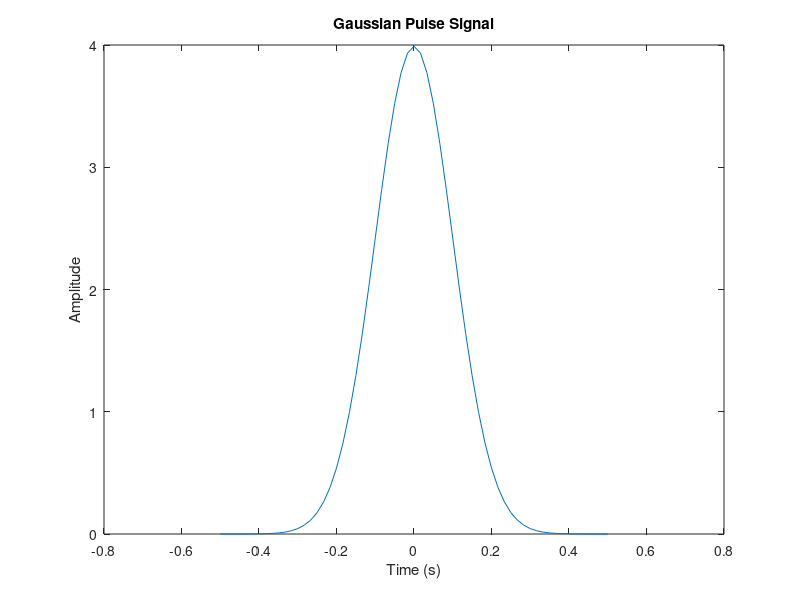
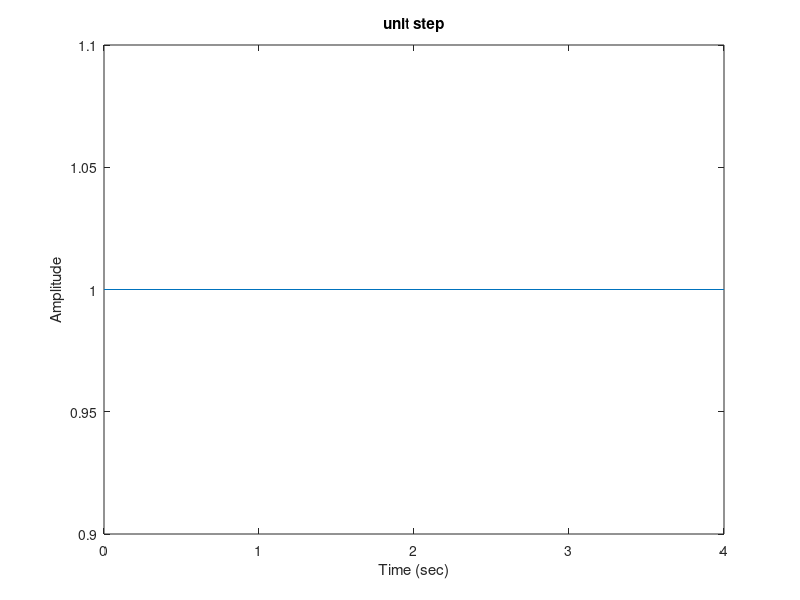
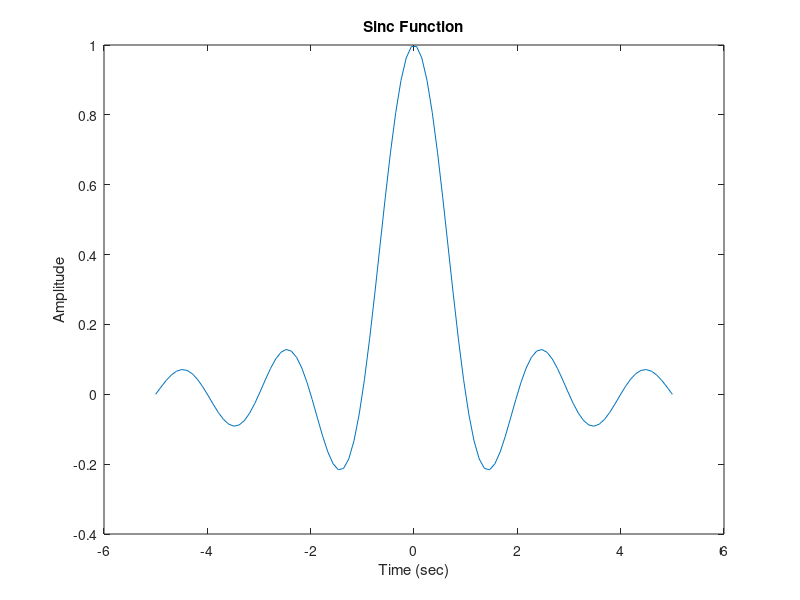

The MATLAB script that drew these images, in order: (Note: this script raises an error after producing the figures.)
%Generation of UNIT impulse signal
clc; close all; clear all;
n=-2:1:2;
y=[zeros(1,2),ones(1,1),zeros(1,2)];
figure(1);
plot(n,y);
xlabel("Time ")
ylabel("Amplitude")
title('unit impulse');

%Generation of UNIT step signal
clc; close all; clear all;
n=input('enter the n value');
t=0:1:n-1;
y=ones(1,n);
figure(2)
plot(t,y);
title('unit step');
xlabel("Time (sec)")
ylabel("Amplitude")

%Generation of unit RAMP signal
clc; close all; clear all;
n=input('enter the n value');
t=0:n;
y=t;
figure(3)
stem(y,t);
title('unit ramp');
xlabel("Time (sec)")
ylabel("Amplitude")

%Generation of sinc pulse
t1 = linspace(-5,5);
y1 = sinc(t1);
plot(t1,y1)
xlabel("Time (sec)")
ylabel("Amplitude")
title("Sinc Function")

%Generation of Gaussian pulse
Fs = 60; % sampling freq
t = -.5:1/Fs:.5;
x = 1/(sqrt(2*pi*0.01))*(exp(-t.^2/(2*0.01)));
figure(1);
plot(t,x);
title('Gaussian Pulse Signal');
xlabel('Time (s)');
ylabel('Amplitude');

%Generation of 2D LIDAR
x = linspace(-2,2);
ranges = abs((1.5).*x.^2 + 5);
ranges(45:55) = 3.5;
angles = linspace(-pi/2,pi/2,numel(ranges));
scan = lidarScan(ranges,angles);
plot(scan)

%Generation of 2D Binary image:
% create black and white image
clc;% clear command window
clear all;% clear workspace
close all;% clear all figures
w = ones(64,64);
b = zeros(64,64);
bin1= [w b w b
b w b w
w b w b
b w b w];
bin2 = [w b w b
w b w b
w b w b
w b w b];
subplot(2,2,1);subimage(bin1); title('binary image 1');
subplot(2,2,2);subimage(bin2); title('binary image 2');
imwrite(bin1,'bin_image1.tif');
imwrite(bin2,'bin_image2.tif');
i1 = not(bin1);
i2 = not(bin2);
% for block & white image use subimage
subplot(2,2,3);subimage(i1); title('inverted image 1');
subplot(2,2,4);subimage(i2); title('inverted image 2');
%rgb2gray
clc; % clear command window
clear all;% clear workspace
close all;% clear all figures
I1=imread('D:\waterlily.jpg');
figure;
imshow(I1);
title('color image');
I2=rgb2gray(I1);
figure;
imshow(I2);
title('Gray image');
subplot(2,2,1);subimage(I1); title('Color Image');
subplot(2,2,2);subimage(I2); title('Gray Image');


% reading and displaying color image
clc;% clear command window
clear all; close all;
a = imread('D:\waterlily.jpg');
[row col dim] = size(a);
figure(1); imshow(a); title('original image');
red = a(:,:,1);% gray scale image of the red plane
green = a(:,:,2);% gray scale image of the green plane
blue = a(:,:,3);% gray scale image of the blue plane
plane = zeros(row,col);
RED = cat(3,red,plane,plane);
GREEN = cat(3,plane,green,plane);
BLUE = cat(3,plane,plane,blue);
figure(3);
subplot(1,3,1);imshow(RED),title('red image');
subplot(1,3,2);imshow(GREEN),title('green image');
subplot(1,3,3);imshow(BLUE),title('blue image');
